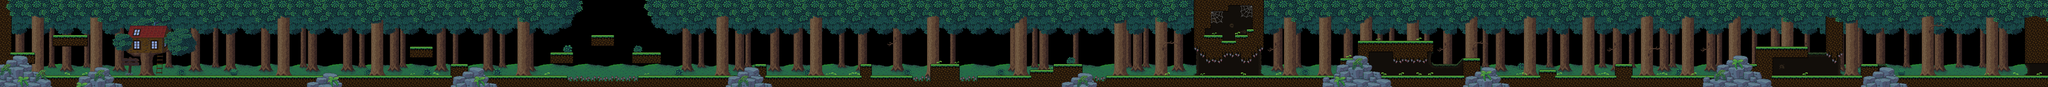

Rendered tile map (Tiled .tmx) drawn with the repository's tilesets; below, a short description and the map source with its tile grids summarised:
An orthogonal 350x15 tile map with 16x16 px tiles, 11 tile layers (Hills, Trunks3, Trunks2, Forest2, ...), 7 tilesets and 25 objects (Deer).

<map version="1.2" tiledversion="1.3.1" orientation="orthogonal" renderorder="right-down" compressionlevel="0" width="350" height="15" tilewidth="16" tileheight="16" infinite="0" nextlayerid="106" nextobjectid="71">
 <tileset firstgid="1" source="trees.tsx" />
 <tileset firstgid="176" source="forest-ground.tsx" />
 <tileset firstgid="246" source="mountain.tsx" />
 <tileset firstgid="406" source="mike-house-outside.tsx" />
 <tileset firstgid="556" source="forest-tiles.tsx" />
 <tileset firstgid="1036" source="stone-land.tsx" />
 <tileset firstgid="1114" source="mountain-2.tsx" />
 <layer id="86" name="Hills" width="350" height="15">
  <data>[5250 cells, 1553 non-empty, 27 distinct tile ids]</data>
 </layer>
 <layer id="101" name="Trunks3" width="350" height="15">
  <data>[5250 cells, 704 non-empty, 18 distinct tile ids]</data>
 </layer>
 <layer id="100" name="Trunks2" width="350" height="15">
  <data>[5250 cells, 1306 non-empty, 33 distinct tile ids]</data>
 </layer>
 <layer id="99" name="Forest2" width="350" height="15">
  <data>[5250 cells, 2267 non-empty, 135 distinct tile ids]</data>
 </layer>
 <layer id="98" name="Trunks" width="350" height="15">
  <data>[5250 cells, 1177 non-empty, 175 distinct tile ids]</data>
 </layer>
 <layer id="105" name="Background" width="350" height="15">
  <data>[5250 cells, 187 non-empty, 15 distinct tile ids]</data>
 </layer>
 <layer id="84" name="Ground" width="350" height="15">
  <data>[5250 cells, 1053 non-empty, 17 distinct tile ids]</data>
 </layer>
 <layer id="97" name="Forest" width="350" height="15">
  <data>[5250 cells, 1650 non-empty, 88 distinct tile ids]</data>
 </layer>
 <layer id="92" name="Painful Decorations" width="350" height="15">
  <data>[5250 cells, 43 non-empty, 6 distinct tile ids]</data>
 </layer>
 <objectgroup id="94" name="Objects">
  <object id="10" template="Deer.tx" x="2300" y="185.333" />
  <object id="11" template="Deer.tx" x="3360.67" y="184.667" visible="1" />
  <object id="21" template="Hedgehog.tx" x="1154" y="124" />
  <object id="22" template="Hedgehog.tx" x="1780" y="135" />
  <object id="41" template="Arcade Token.tx" x="64.5" y="79" />
  <object id="42" template="Hedgehog.tx" x="175" y="95.5" />
  <object id="43" template="Purpe Business Card.tx" x="192" y="32.5" />
  <object id="44" template="Hedgehog.tx" x="1218.33" y="207.667" />
  <object id="45" template="Arcade Token.tx" x="1151.75" y="63.5" />
  <object id="46" template="Arcade Token.tx" x="1648.08" y="45.0833" />
  <object id="47" template="Hedgehog.tx" x="2747.5" y="206.5" />
  <object id="48" template="Hedgehog.tx" x="2923.33" y="172" />
  <object id="53" template="Mike Start.tx" x="478.909" y="208" />
  <object id="54" template="Hedgehog.tx" x="1951.33" y="205.333" />
  <object id="57" template="Spider.tx" x="3410" y="32.3333" />
  <object id="58" template="Purpe Business Card.tx" x="3774.67" y="174.833" />
  <object id="59" template="Deer.tx" x="3832" y="190.667" />
  <object id="60" template="Hedgehog.tx" x="4128" y="205.333" />
  <object id="61" template="Hedgehog.tx" x="4301.33" y="206.667" />
  <object id="62" template="Hedgehog.tx" x="4330" y="206.667" />
  <object id="64" type="Deer" x="4712" y="183.333">
   <point />
  </object>
  <object id="67" template="Hedgehog.tx" x="1445.33" y="206.667" />
  <object id="68" template="Deer.tx" x="4895.5" y="187" />
  <object id="69" template="Hedgehog.tx" x="858.5" y="207" />
  <object id="70" template="Spider.tx" x="3325" y="40" />
 </objectgroup>
 <layer id="102" name="Rocks" width="350" height="15">
  <data>[5250 cells, 531 non-empty, 85 distinct tile ids]</data>
 </layer>
 <layer id="103" name="Front decorations" width="350" height="15">
  <data>[5250 cells, 67 non-empty, 12 distinct tile ids]</data>
 </layer>
</map>
